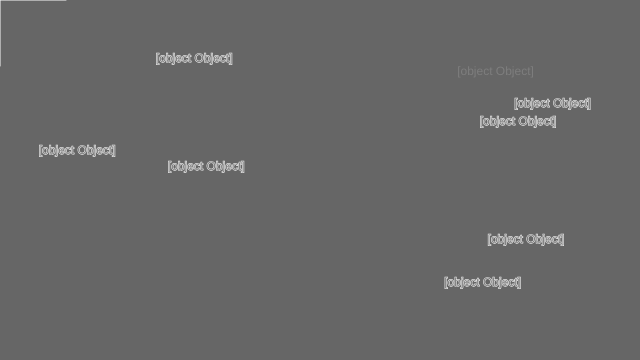
Frame 1 (no input)
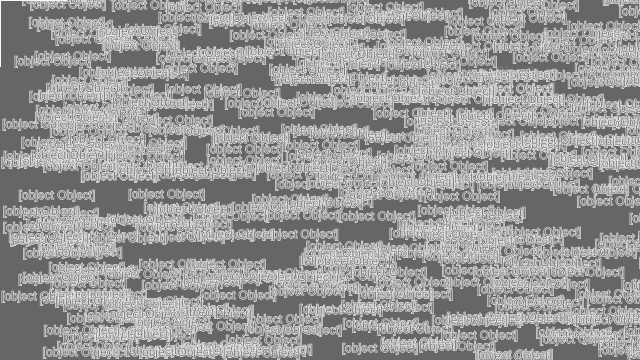
Frame 60 (no input)
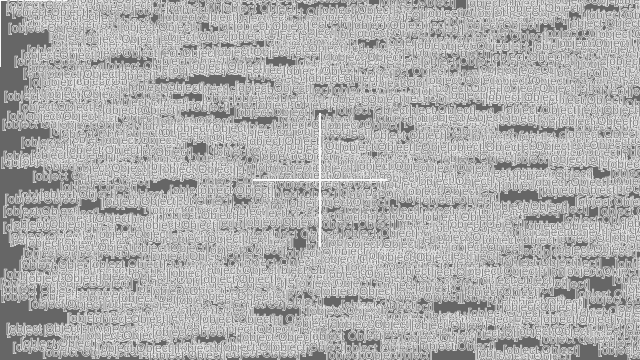
Frame 120 (the mouse pressed at the canvas centre since frame 60)

The p5.js sketch that drew these frames (run headless with seeded random() and noise() and a simulated clock; from frame 60 on, the mouse is pressed at the canvas centre):

// p5.js sketch
// ── sketch.js
var randomShape = [];


function setup() {
  createCanvas(640, 360);
  noSmooth();
  fill(126);
  background(102);
  

randomShape.push(ellipse(random ,random ,random,random));
  randomShape.push(ellipse(random ,random ,random,random));
  randomShape.push(ellipse(random ,random ,random,random));
  randomShape.push(ellipse(random ,random ,random,random));
  randomShape.push(ellipse(random ,random ,random,random));
  randomShape.push(ellipse(random ,random ,random,random));
  randomShape.push(ellipse(random ,random ,random,random));
  randomShape.push(ellipse(random ,random ,random,random));



}


function draw() {
 
 for(var i = 0; i < randomShape.length; i++){
    text(randomShape[i], random(width), random(height));
  
  mousePressed = 250;
  if (mousePressed) {
    stroke(250);
  } else {
    noStroke();
  }
 }
  line(mouseX-66, mouseY, mouseX+66, mouseY);
  line(mouseX, mouseY-66, mouseX, mouseY+66); 
}
